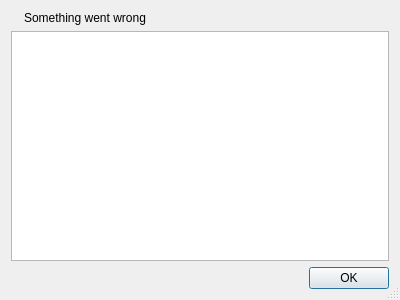
<?xml version="1.0" encoding="UTF-8"?>
<ui version="4.0">
 <class>Dialog</class>
 <widget class="QDialog" name="Dialog">
  <property name="geometry">
   <rect>
    <x>0</x>
    <y>0</y>
    <width>400</width>
    <height>300</height>
   </rect>
  </property>
  <property name="windowTitle">
   <string>Error</string>
  </property>
  <property name="locale">
   <locale language="English" country="UnitedStates"/>
  </property>
  <property name="sizeGripEnabled">
   <bool>true</bool>
  </property>
  <property name="modal">
   <bool>true</bool>
  </property>
  <layout class="QVBoxLayout" name="verticalLayout">
   <item>
    <layout class="QHBoxLayout" name="horizontalLayout">
     <item>
      <widget class="QLabel" name="label">
       <property name="sizePolicy">
        <sizepolicy hsizetype="Fixed" vsizetype="Fixed">
         <horstretch>0</horstretch>
         <verstretch>0</verstretch>
        </sizepolicy>
       </property>
       <property name="text">
        <string/>
       </property>
       <property name="pixmap">
        <pixmap resource="ressources_rc.qrc">:/icons/cross-circle.png</pixmap>
       </property>
       <property name="scaledContents">
        <bool>true</bool>
       </property>
      </widget>
     </item>
     <item>
      <widget class="QLabel" name="label_2">
       <property name="text">
        <string>Something went wrong</string>
       </property>
      </widget>
     </item>
    </layout>
   </item>
   <item>
    <widget class="QTextEdit" name="textEdit">
     <property name="locale">
      <locale language="English" country="UnitedStates"/>
     </property>
     <property name="documentTitle">
      <string/>
     </property>
     <property name="undoRedoEnabled">
      <bool>false</bool>
     </property>
     <property name="readOnly">
      <bool>true</bool>
     </property>
    </widget>
   </item>
   <item>
    <widget class="QDialogButtonBox" name="buttonBox">
     <property name="locale">
      <locale language="English" country="UnitedStates"/>
     </property>
     <property name="orientation">
      <enum>Qt::Horizontal</enum>
     </property>
     <property name="standardButtons">
      <set>QDialogButtonBox::Ok</set>
     </property>
    </widget>
   </item>
  </layout>
 </widget>
 <resources>
  <include location="ressources_rc.qrc"/>
 </resources>
 <connections>
  <connection>
   <sender>buttonBox</sender>
   <signal>accepted()</signal>
   <receiver>Dialog</receiver>
   <slot>accept()</slot>
   <hints>
    <hint type="sourcelabel">
     <x>248</x>
     <y>254</y>
    </hint>
    <hint type="destinationlabel">
     <x>157</x>
     <y>274</y>
    </hint>
   </hints>
  </connection>
  <connection>
   <sender>buttonBox</sender>
   <signal>rejected()</signal>
   <receiver>Dialog</receiver>
   <slot>reject()</slot>
   <hints>
    <hint type="sourcelabel">
     <x>316</x>
     <y>260</y>
    </hint>
    <hint type="destinationlabel">
     <x>286</x>
     <y>274</y>
    </hint>
   </hints>
  </connection>
 </connections>
</ui>
